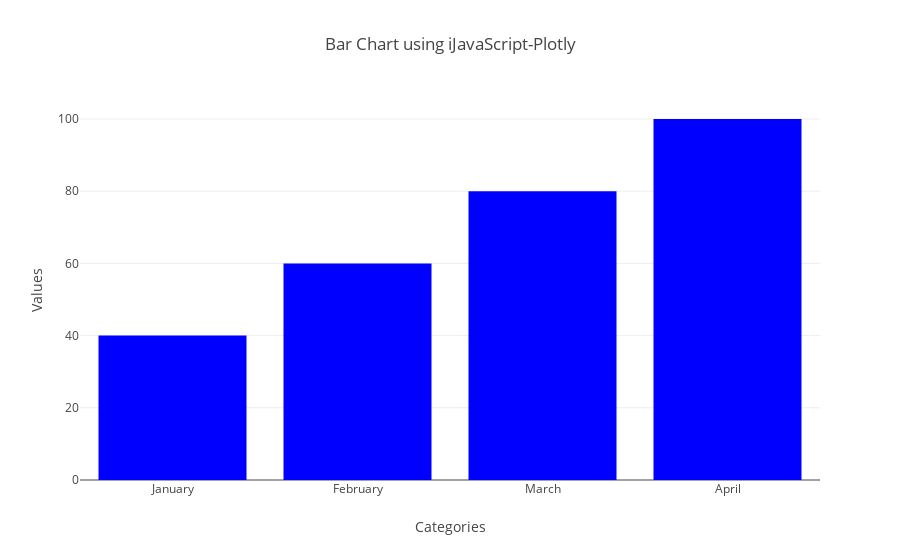

Notebook cell for this chart:
### Markdown cell above
### **Question 9: Data Visualization (Bar Chart with Plotly)**  
Use **ijavascript-plotly** to create a bar chart with the following data:  
- Categories: `["January", "February", "March", "April"]`  
- Values: `[40, 60, 80, 100]`

### Code cell
const plotly = require("ijavascript-plotly");

// Write your code here:
// Function to create and display a bar chart
function barChart(labels, values) {
    let trace = {
        x: labels,
        y: values,
        type: "bar",
        marker: { color: "blue" }
    };

    let layout = {
        title: "Bar Chart using iJavaScript-Plotly",
        xaxis: { title: "Categories" },
        yaxis: { title: "Values" }
    };

    // Display the chart in Jupyter Notebook
    plotly([trace], layout);
}

// Example usage
let labels = ["January", "February", "March", "April"];
let values = [40, 60, 80, 100];

barChart(labels, values);

### Figure 1 — Plotly figure (JSON) as saved in the notebook; plotly's stock layout.template omitted (floating-point values rounded to 4 significant figures)
{"data": [{"marker": {"color": "blue"}, "type": "bar", "x": ["January", "February", "March", "April"], "y": [40, 60, 80, 100]}], "layout": {"title": "Bar Chart using iJavaScript-Plotly", "xaxis": {"title": "Categories"}, "yaxis": {"title": "Values"}}}
